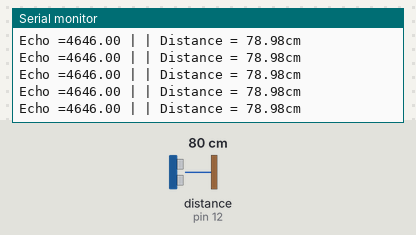
Bench run of a sketch on a simulated Arduino Uno, built with avr-gcc and run on an emulated ATmega328P. On the bench: the last lines printed to the serial monitor. Wiring (inferred from the names in the program): ultrasonic range finder: trigger pin 9; echo pin 12. The test bench sets the inputs (shaded band); at power-on: distance to the obstacle (sensor on pin 12) 80 cm. The echo pulse lasts 58.3 µs per cm.

Above: at 1.2 s.
1.3 s: distance to the obstacle (sensor on pin 12) set to 35 cm
At 1.39 s:
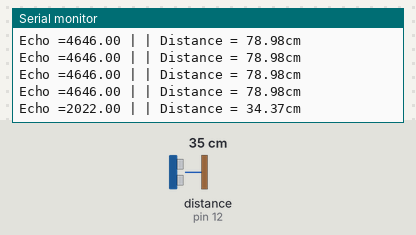
4.3 s: distance to the obstacle (sensor on pin 12) set to 18 cm
At 4.39 s:
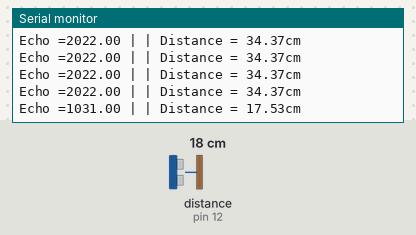
7.3 s: distance to the obstacle (sensor on pin 12) set to 35 cm
At 7.37 s:
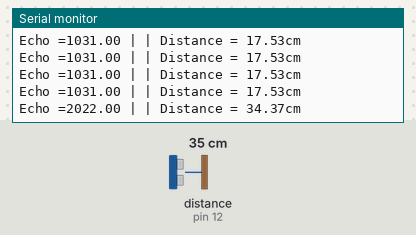
13.3 s: distance to the obstacle (sensor on pin 12) set to 250 cm
At 13.39 s:
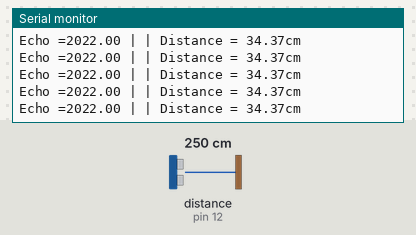
16.3 s: distance to the obstacle (sensor on pin 12) set to 299 cm
At 16.41 s:
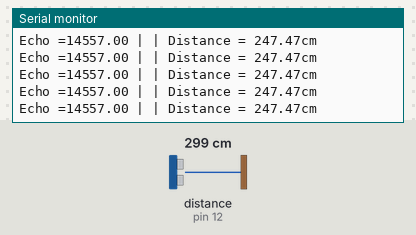
Timing chart, 0 to 19.3 s (numbered marks = the images above; inputs shaded):
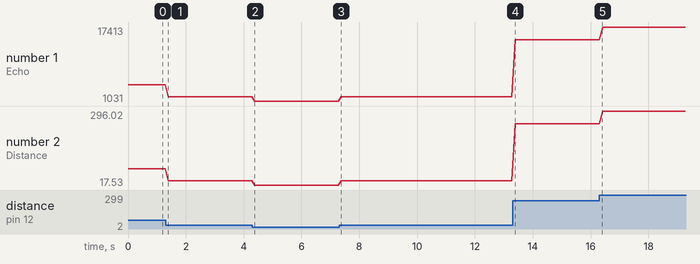

The sketch:

ultrasonic.ino
```cpp
#define Trig 9
#define Echo 12

float cm;
float temp;

void setup() {
  Serial.begin(9600);
  pinMode(Trig, OUTPUT);
  pinMode(Echo, INPUT);
}

void loop() {

  digitalWrite(Trig, LOW);
  delayMicroseconds(2);
  digitalWrite(Trig,HIGH);
  delayMicroseconds(10);
  digitalWrite(Trig, LOW);

  temp = float(pulseIn(Echo, HIGH));

  cm = (temp * 17 )/1000;

  Serial.print("Echo =");
  Serial.print(temp);
  Serial.print(" | | Distance = ");
  Serial.print(cm);
  Serial.println("cm");
  delay(100);
}
```

Measured:
- after the input at 1.3 s, the serial monitor: prints a new line after 0.08 s (image 1)
- after the input at 4.3 s, the serial monitor: prints a new line after 0.09 s (image 2)
- after the input at 7.3 s, the serial monitor: prints a new line after 0.07 s (image 3)
- plotted number 1: 4646 → 2022 after the input at 1.3 s, 2022 → 1031 after the input at 4.3 s, 1031 → 2022 after the input at 7.3 s, 2022 → 14557 after the input at 13.3 s, 14557 → 17413 after the input at 16.3 s
- plotted number 2: 78.98 → 34.37 after the input at 1.3 s, 34.37 → 17.53 after the input at 4.3 s, 17.53 → 34.37 after the input at 7.3 s, 34.37 → 247.47 after the input at 13.3 s, 247.47 → 296.02 after the input at 16.3 s
